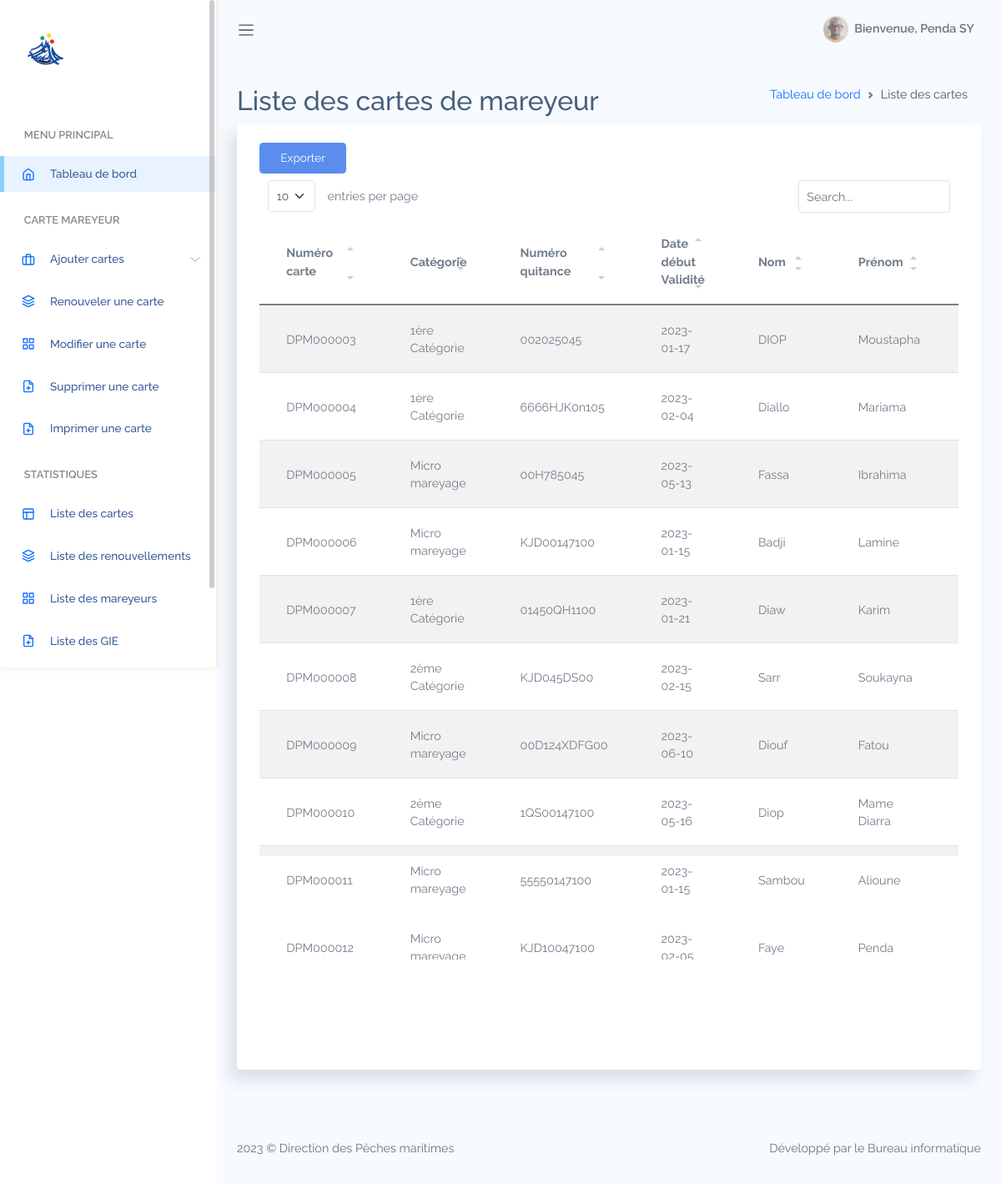
Screenshot of /dist/listeCarteMareyeur.php (signed in) with the database file from the repository.
### tables this page shows
CREATE TABLE `utilisateur` (
  `idUtilisateur` int(11) NOT NULL,
  `NomUtilisateur` varchar(255) NOT NULL,
  `PrenomUtilisateur` varchar(255) NOT NULL,
  `AdresseUtilisateur` varchar(255) NOT NULL,
  `FonctionUtilisateur` varchar(255) NOT NULL,
  `EmailUtilisateur` varchar(255) NOT NULL,
  `LoginUtilisateur` varchar(255) NOT NULL,
  `MDPUtilisateur` varchar(255) NOT NULL,
  `PhotoUtilisateur` blob NOT NULL,
  `encrypted_password` varchar(255) DEFAULT NULL,
  `reset_password_tok` varchar(255) DEFAULT NULL,
  `reset_password_sent_at` datetime DEFAULT NULL,
  `remember_created_at` datetime DEFAULT NULL,
  `sign_in_count` int(11) DEFAULT NULL,
  `current_sign_in_at` datetime DEFAULT NULL,
  `last_sign_in_at` datetime DEFAULT NULL,
  `current_sign_in_ip` varchar(255) DEFAULT NULL,
  `last_sign_in_ip` varchar(255) DEFAULT NULL,
  `idRoles` int(11) DEFAULT NULL
);

CREATE TABLE `cartemareyeur` (
  `idCarteMareyeur` int(11) NOT NULL,
  `NumeroCarte` varchar(30) NOT NULL,
  `idEntreprise` int(11) DEFAULT NULL,
  `LibelleCategorie` varchar(85) NOT NULL,
  `MontantCategorie` int(11) NOT NULL,
  `NumQuitance` varchar(20) NOT NULL,
  `DateQuitance` date NOT NULL,
  `DateDebutValid` date NOT NULL,
  `DateFinValid` date NOT NULL,
  `Siege` varchar(45) NOT NULL
);

CREATE TABLE `personne` (
  `idPersonne` int(11) NOT NULL,
  `NomPersonne` varchar(85) NOT NULL,
  `PrenomPersonne` varchar(85) NOT NULL,
  `DateNaissance` date NOT NULL,
  `LieuNaissance` varchar(85) NOT NULL,
  `CNI` varchar(20) NOT NULL,
  `DateDelivranceCNI` date NOT NULL,
  `Genre` enum('Homme','Femme') NOT NULL,
  `PhonePersonne` varchar(20) NOT NULL,
  `AdressePersonne` varchar(85) NOT NULL,
  `Profession` varchar(85) NOT NULL,
  `Photo` blob NOT NULL
);

### dist/listeCarteMareyeur.php (the view, shortened to what this page needs)
<?php
    $dbHost = "localhost";
    $dbUser = "root";
    $dbMdp = "";
    $dbName = "cartemetier";
    $conn = mysqli_connect($dbHost, $dbUser, $dbMdp, $dbName);
    if (isset($_SESSION['email'])) {
        $email = $_SESSION['email'];
        $requete = "SELECT PrenomUtilisateur, NomUtilisateur FROM Utilisateur WHERE EmailUtilisateur = '$email'";
        $resultat = mysqli_query($conn, $requete);
        if (mysqli_num_rows($resultat) == 1) {
            $utilisateur = mysqli_fetch_assoc($resultat);
            $prenomUtilisateur = $utilisateur['PrenomUtilisateur'];
            $nomUtilisateur = $utilisateur['NomUtilisateur'];
        }
    } else {
        header("Location: http://localhost/cartemetier/index.php");
        exit();
    }
    $sql2 = "SELECT cm.idCarteMareyeur, cm.NumeroCarte, cm.LibelleCategorie, cm.NumQuitance, cm.DateDebutValid, cm.Siege,
                    p.NomPersonne, p.PrenomPersonne, p.CNI, p.Genre, p.PhonePersonne,
                    e.NumRegistreCom, e.RegionEntreprise, e.DepartementEntreprise
            FROM CarteMareyeur cm
            JOIN Entreprise e ON cm.idEntreprise = e.idEntreprise
            JOIN Personne p ON e.idPersonne = p.idPersonne";
    $result2 = $conn->query($sql2);
?>
<!DOCTYPE html>
<html lang="en">
<head>
    <link rel="stylesheet" href="assets/css/bootstrap.css">
<link rel="stylesheet" href="assets/vendors/simple-datatables/style.css">
    <link rel="stylesheet" href="assets/vendors/perfect-scrollbar/perfect-scrollbar.css">
    <link rel="stylesheet" href="assets/css/app.css">
</head>
<body>
    <div id="app">
        <div id="sidebar" class='active'>
            <div class="sidebar-wrapper active">
    <div class="sidebar-header">
        <img src="assets/images/logo-dpm.png" alt="" srcset="">
    </div>
    <div class="sidebar-menu">
        <ul class="menu">
                <li class='sidebar-title'>Menu Principal</li>
                <li class="sidebar-item active ">
                    <a href="tableau_de_bord.php" class='sidebar-link'>
                        <i data-feather="home" width="20"></i>
                        <span>Tableau de bord</span>
                    </a>
                </li>
                <li class='sidebar-title'>CARTE MAREYEUR</li>
                <li class="sidebar-item  has-sub">
                    <a href="#" class='sidebar-link'>
                        <i data-feather="briefcase" width="20"></i>
                        <span>Ajouter cartes</span>
                    </a>
                </li>
                <li class="sidebar-item  ">
                    <a href="renouvelerCarte.php" class='sidebar-link'>
                        <i data-feather="layers" width="20"></i>
                        <span>Renouveler une carte</span>
                    </a>
                </li>
                <li class="sidebar-item  ">
                    <a href="modificationCarte.php" class='sidebar-link'>
                        <i data-feather="grid" width="20"></i>
                        <span>Modifier une carte</span>
                    </a>
                </li>
                <li class="sidebar-item  ">
                    <a href="suppressionCarte.php" class='sidebar-link'>
                        <i data-feather="file-plus" width="20"></i>
                        <span>Supprimer une carte</span>
                    </a>
                </li>
                <li class="sidebar-item  ">
                    <a href="imprimerCarteMareyeur.php" class='sidebar-link'>
                        <i data-feather="file-plus" width="20"></i>
                        <span>Imprimer une carte</span>
                    </a>
                </li>
                <li class='sidebar-title'>STATISTIQUES</li>
                <li class="sidebar-item  ">
                    <a href="listeCarteMareyeur.php" class='sidebar-link'>
                        <i data-feather="layout" width="20"></i>
                        <span>Liste des cartes</span>
                    </a>
                </li>
                <li class="sidebar-item  ">
                    <a href="listeRenouvellement.php" class='sidebar-link'>
                        <i data-feather="layers" width="20"></i>
                        <span>Liste des renouvellements</span>
                    </a>
                </li>
                <li class="sidebar-item  ">
                    <a href="listeMareyeurs.php" class='sidebar-link'>
                        <i data-feather="grid" width="20"></i>
                        <span>Liste des mareyeurs</span>
                    </a>
                </li>
                <li class="sidebar-item  ">
                    <a href="listeEntreprise.php" class='sidebar-link'>
                        <i data-feather="file-plus" width="20"></i>
                        <span>Liste des GIE</span>
                    </a>
                </li>
                <li class='sidebar-title'>Authentification</li>
        </ul>
    </div>
</div>
        </div>
        <div id="main">
            <nav class="navbar navbar-header navbar-expand navbar-light">
                <a class="sidebar-toggler" href="#"><span class="navbar-toggler-icon"></span></a>
                <div class="collapse navbar-collapse" id="navbarSupportedContent">
                    <ul class="navbar-nav d-flex align-items-center navbar-light ms-auto">
                        <li class="dropdown">
                            <a href="#" data-bs-toggle="dropdown" class="nav-link dropdown-toggle nav-link-lg nav-link-user">
                                <div class="avatar me-1">
                                    <img src="assets/images/avatar/mmd.jpg" alt="" srcset="">
                                </div>
                                <div class="d-none d-md-block d-lg-inline-block">Bienvenue, <?php echo $prenomUtilisateur . ' ' . $nomUtilisateur; ?></div>
                            </a>
                        </li>
                    </ul>
                </div>
            </nav>
<div class="main-content container-fluid">
    <div class="page-title">
        <div class="row">
            <div class="col-12 col-md-6 order-md-1 order-last">
                <h3>Liste des cartes de mareyeur</h3>
            </div>
            <div class="col-12 col-md-6 order-md-2 order-first">
                <nav aria-label="breadcrumb" class='breadcrumb-header'>
                    <ol class="breadcrumb">
                        <li class="breadcrumb-item"><a href="tableau_de_bord.php">Tableau de bord</a></li>
                        <li class="breadcrumb-item active" aria-current="page">Liste des cartes</li>
                    </ol>
                </nav>
            </div>
        </div>
    </div>
    <section class="section">
        <div class="card">
            <form action="export_csv.php" method="post">
                <div class="card-body">
                    <button type="submit" name="export_csv" class="btn waves-effect waves-light btn-primary">Exporter</button>
                    <table class='table table-striped' id="table1">
                        <thead>
                            <tr>
                                <th>Numéro carte</th>
                                <th>Catégorie</th>
                                <th>Numéro quitance</th>
                                <th>Date début Validité</th>
                                <th>Nom</th>
                                <th>Prénom</th>
                                <th>CNI</th>
                            </tr>
                        </thead>
                        <tbody>
                            <?php
                            if ($result2 && $result2->num_rows > 0) {
                                while ($row = $result2->fetch_assoc()) {
                                    echo "<tr>";
                                    echo "<td>" . $row['NumeroCarte'] . "</td>";
                                    echo "<td>" . $row['LibelleCategorie'] . "</td>";
                                    echo "<td>" . $row['NumQuitance'] . "</td>";
                                    echo "<td>" . $row['DateDebutValid'] . "</td>";
                                    echo "<td>" . $row['NomPersonne'] . "</td>";
                                    echo "<td>" . $row['PrenomPersonne'] . "</td>";
                                    echo "<td>" . $row['CNI'] . "</td>";
                                    echo "</tr>";
                                }
                            } else {
                                echo "<tr><td colspan='12'>Aucune carte enregistrée.</td></tr>";
                            }
                            ?>
                        </tbody>
                    </table>
                </div>
            </form>
        </div>
    </section>
</div>
<footer>
    <div class="footer clearfix mb-0 text-muted">
        <div class="float-start">
            <p>2023 &copy; Direction des Pêches maritimes</p>
        </div>
        <div class="float-end">
            <p>Développé par le Bureau informatique</a></p>
        </div>
    </div>
</footer>
</body>
</html>

### rows the page displays
utilisateur: PrenomUtilisateur "Penda", NomUtilisateur "SY"
cartemareyeur: NumeroCarte "DPM000003", LibelleCategorie "1ère Catégorie", NumQuitance "002025045", DateDebutValid "2023-01-17", personne.NomPersonne "DIOP", personne.PrenomPersonne "Moustapha"
cartemareyeur: NumeroCarte "DPM000004", LibelleCategorie "1ère Catégorie", NumQuitance "6666HJK0n105", DateDebutValid "2023-02-04", personne.NomPersonne "Diallo", personne.PrenomPersonne "Mariama"
cartemareyeur: NumeroCarte "DPM000005", LibelleCategorie "Micro mareyage", NumQuitance "00H785045", DateDebutValid "2023-05-13", personne.NomPersonne "Fassa", personne.PrenomPersonne "Ibrahima"
cartemareyeur: NumeroCarte "DPM000006", LibelleCategorie "Micro mareyage", NumQuitance "KJD00147100", DateDebutValid "2023-01-15", personne.NomPersonne "Badji", personne.PrenomPersonne "Lamine"
cartemareyeur: NumeroCarte "DPM000007", LibelleCategorie "1ère Catégorie", NumQuitance "01450QH1100", DateDebutValid "2023-01-21", personne.NomPersonne "Diaw", personne.PrenomPersonne "Karim"
cartemareyeur: NumeroCarte "DPM000008", LibelleCategorie "2ème Catégorie", NumQuitance "KJD045DS00", DateDebutValid "2023-02-15", personne.NomPersonne "Sarr", personne.PrenomPersonne "Soukayna"
cartemareyeur: NumeroCarte "DPM000009", LibelleCategorie "Micro mareyage", NumQuitance "00D124XDFG00", DateDebutValid "2023-06-10", personne.NomPersonne "Diouf", personne.PrenomPersonne "Fatou"
cartemareyeur: NumeroCarte "DPM000010", LibelleCategorie "2ème Catégorie", NumQuitance "1QS00147100", DateDebutValid "2023-05-16", personne.NomPersonne "Diop", personne.PrenomPersonne "Mame Diarra"
cartemareyeur: NumeroCarte "DPM000011", LibelleCategorie "Micro mareyage", NumQuitance "55550147100", DateDebutValid "2023-01-15", personne.NomPersonne "Sambou", personne.PrenomPersonne "Alioune"
cartemareyeur: NumeroCarte "DPM000012", LibelleCategorie "Micro mareyage", NumQuitance "KJD10047100", DateDebutValid "2023-02-05", personne.NomPersonne "Faye", personne.PrenomPersonne "Penda"
